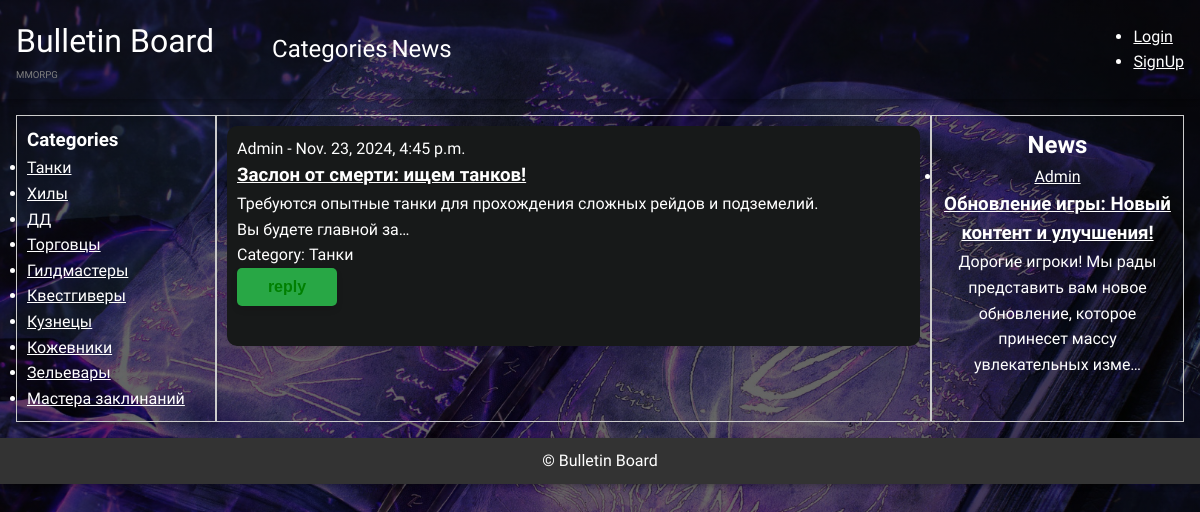
The page /board/category/5/tanki-1732294278 on the database its author committed.
### board/models.py (models this page shows, shortened)
class Category(models.Model):
    class Meta:
        verbose_name = 'Category'
        verbose_name_plural = 'Categories'
    name = models.CharField(max_length=150)
    slug = models.SlugField(
        max_length=255, unique=True, db_index=True, verbose_name="URL",
        blank=True)
    descriptions = models.TextField(blank=True)
    image = models.ImageField(
        upload_to='categories/images/', null=True, blank=True)
    def __str__(self):
        return f'{self.name}'

class Board(models.Model):
    author = models.ForeignKey(User, on_delete=models.CASCADE)
    title = models.CharField(max_length=150, blank=False)
    text = RichTextUploadingField()
    category = models.ForeignKey('Category',
                                 on_delete=models.CASCADE, blank=False)
    created_date = models.DateTimeField(auto_now_add=True, null=True,
                                        blank=True)
    slug = models.SlugField(
        max_length=255, unique=True, db_index=True, verbose_name="URL",
        blank=True)
    image = models.ImageField(
        upload_to='boards/images/', null=True, blank=True, default='boards/images/default_image.jpg')  # upload to images in board
    video = models.FileField(
        upload_to='boards/videos', null=True, blank=True)   # upload to video in board

class Post(models.Model):
    author = models.ForeignKey(User, on_delete=models.CASCADE)
    title = models.CharField(max_length=150, blank=False)
    text = models.TextField()
    created_date = models.DateTimeField(auto_now_add=True)
    image = models.ImageField(
        upload_to='posts/images/', null=True, blank=True)
    video = models.FileField(
        upload_to='posts/videos', null=True, blank=True)
    slug = models.SlugField(
        max_length=255, unique=True, db_index=True, verbose_name="URL",
        blank=True)

### board/views.py (the view)
class BoardViewCategory(View):
    def get_context_data(self, request, pk, slug):
        categories = Category.objects.all()
        posts = Post.objects.all()
        category = Category.objects.get(pk=pk, slug=slug)
        boards_in_category = Board.objects.filter(category=category)
        return {
            'category': category,
            'boards_in_category': boards_in_category,
            'categories': categories,
            'posts': posts,
        }
    def get(self, request, pk, slug):
        context = self.get_context_data(request, pk, slug)
        return render(request, 'board/boards_in_category.html', context)

### templates/board/boards_in_category.html (shortened to what this page needs)
{% extends 'default.html' %}
{% load i18n %}
{% block side-left %}
    <section>
        <h1>{% trans 'Categories' %}</h1>
    </section>
    <section>
        <ul class="categories">
        {% for category in categories %}
            <li class="category">
                <a href="{% url 'BoardsInCategory' category.pk category.slug %}">{{category.name}}</a>
            </li>
        {% endfor %}
        </ul>
    </section>
{% endblock side-left %}
{% block content %}
    {% for BIC in boards_in_category %}
        <article class="card_board">
            <section class="card-left">
            <span class="card_author">
                {{ BIC.author }} - {{ BIC.created_date }}
            </span>
            <h1 class="card_title">
                <a href="{% url 'BoardDetail' BIC.pk BIC.slug %}">{{BIC.title}}</a>
            </h1>
            <p class="title_description">
                {{BIC.text|truncatechars:100|safe}}
            </p>
            <span>{% trans 'Category' %}: {{ BIC.category }}</span>
            <div><button class="green-button">{% trans 'reply' %}</button><br></div>
            </section>
        </article >
    {% endfor %}
{% endblock content %}
{% block side-right %}
    <section>
        <h1>{% trans 'News' %}</h1>
    </section>
    <section class="posts">
        <ul>
        {% for post in posts %}
            <li>
                <a href="#">{{ post.author }}</a>
                <h3><a href="{% url 'PostDetail' post.pk post.slug %}">{{ post.title }}</a></h3>
                <p>{{ post.text|truncatechars:100 }}</p>
            </li>
        {% endfor %}
        </ul>
    </section>
{% endblock side-right %}

### static/css/styles.css (style rules this page uses)
* { margin: 0; padding: 0; box-sizing: border-box; color: #fff; }
body { height: 100%; font-family: "Philosopher", sans-serif; font-weight: 400; font-style: normal; line-height: 1.6; background: linear-gradient(rgba(0, 0, 0, 0.6), rgba(0, 0, 0, 0.6)), url('/media/images/background/book-dark-magic-kniga-magiia-tiomnaia-magiia-runy.jpg') center / cover no-repeat; background-color: #000; background-size: cover; background-attachment: fixed; }
.green-button { background-color: #28a745; color: #fff; font-size: 16px; font-weight: bold; padding: 10px 20px; border: none; border-radius: 5px; cursor: pointer; transition: background-color 0.3s ease, transform 0.2s ease; box-shadow: 0 4px 6px rgba(0, 0, 0, 0.1); }
.card_board { display: flex; justify-content: space-between; background-color: #171919; border-radius: 10px; box-shadow: 0 4px 8px rgba(0, 0, 0, 0.1); width: 100%; box-sizing: border-box; height: auto; max-height: 220px; padding: 10px 10px; text-align: justify; }
.card-left { flex: 3; }
.card-left button { color:green; width: 100%; max-width: 100px; }
.title_description { color:yellow }

### rows shown on the page
Category: name "Танки"
Category: name "Хилы"
Category: name "ДД"
Category: name "Торговцы"
Category: name "Гилдмастеры"
Category: name "Квестгиверы"
Category: name "Кузнецы"
Category: name "Кожевники"
Category: name "Зельевары"
Category: name "Мастера заклинаний"
Board: author "Admin", created_date "Nov. 23, 2024, 4:45 p.m.", title "Заслон от смерти: ищем танков!", text "Требуются опытные танки для прохождения сложных рейдов и подземелий. Вы будете главной за…", category "Танки"
Post: author "Admin", title "Обновление игры: Новый контент и улучшения!", text "Дорогие игроки! Мы рады представить вам новое обновление, которое принесет массу увлекательных изме…"
